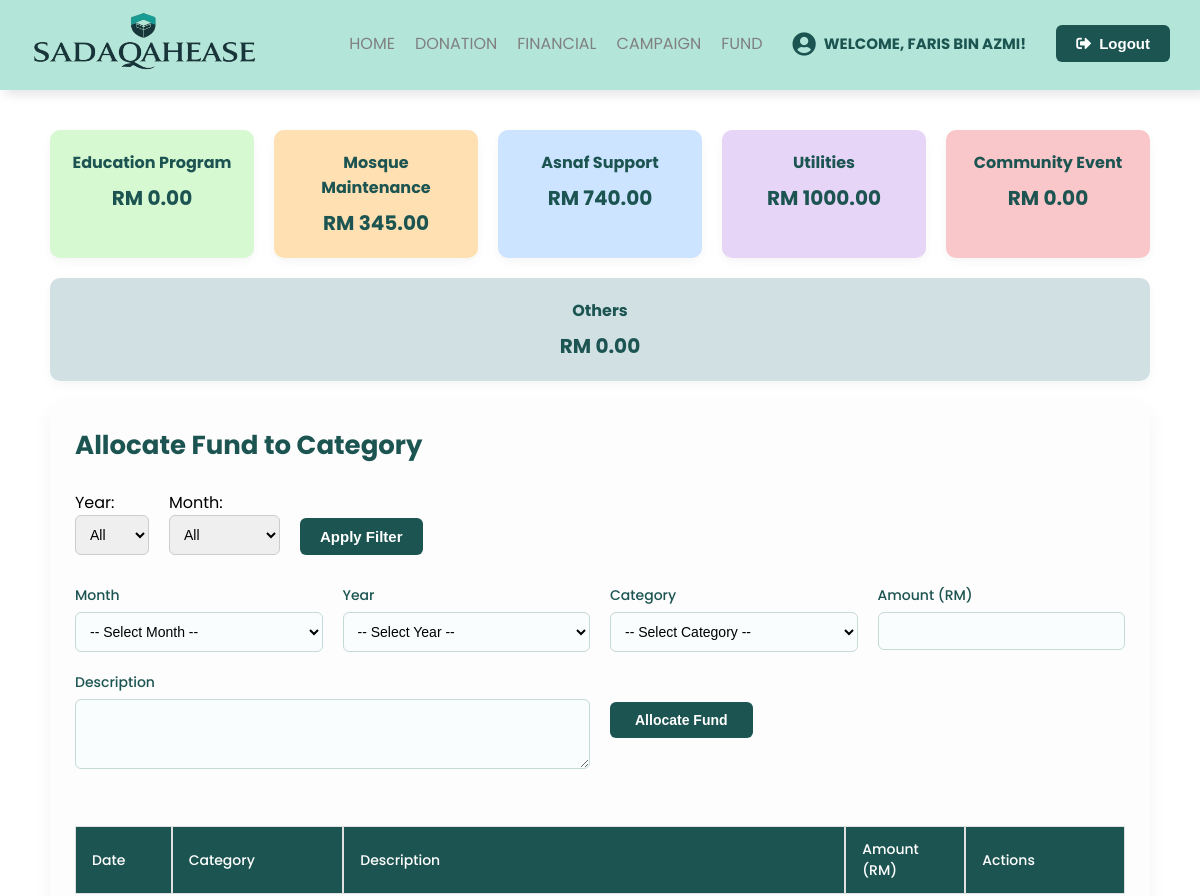
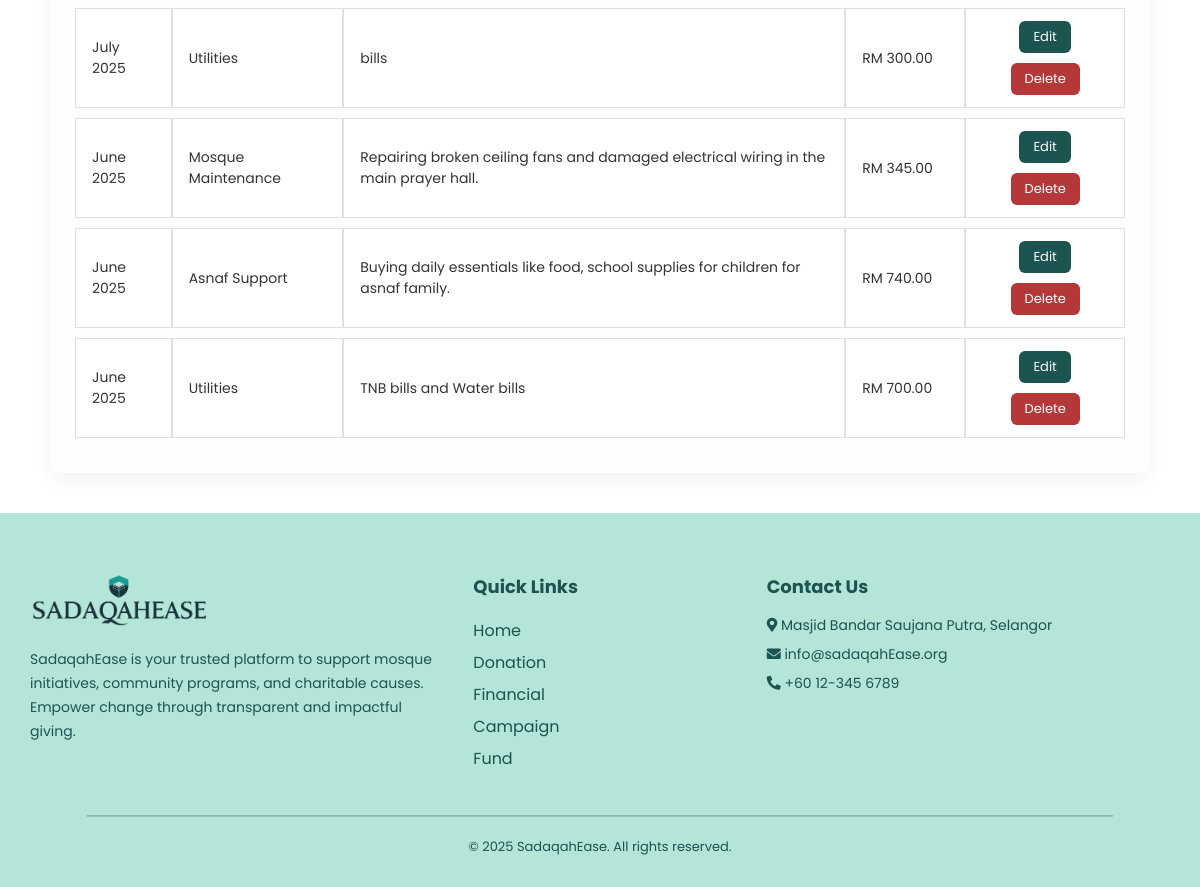
The page /allocate-fund/ (signed in) on the database its author committed (2 pictures, top to bottom).
### SadaqahEase/models.py (models this page shows, shortened)
class Treasurer(models.Model):
    treasurerid = models.CharField(max_length=6, primary_key=True)
    name = models.CharField(max_length=100)
    email = models.EmailField()
    password = models.CharField(max_length=100)

class AllocateFund(models.Model):
    CATEGORY_CHOICES = [
        ('Education Program', 'Education Program'),
        ('Mosque Maintenance', 'Mosque Maintenance'),
        ('Asnaf Support', 'Asnaf Support'),
        ('Utilities', 'Utilities'),
        ('Community Event', 'Community Event'),
        ('Others', 'Others'),
    ]
    allocateid = models.AutoField(primary_key=True)
    date = models.DateField()
    category = models.CharField(max_length=50, choices=CATEGORY_CHOICES)
    amount = models.DecimalField(max_digits=10, decimal_places=2)
    description = models.TextField(max_length=200)
    recorded_by = models.ForeignKey(Treasurer, on_delete=models.SET_NULL, null=True)

### SadaqahEase/views.py (the view, shortened to what this page needs)
# urls.py: path('allocate-fund/', views.allocate_fund_page, name='allocate_fund_page'),
def allocate_fund_page(request):
    treasurer_id = request.session.get('treasurer_id')
    treasurer = get_object_or_404(Treasurer, treasurerid=treasurer_id)
    selected_year = request.GET.get('year')
    selected_month = request.GET.get('month')
    allocations = AllocateFund.objects.all().order_by('-date')
    if selected_year:
        allocations = allocations.filter(date__year=selected_year)
    if selected_month:
        allocations = allocations.filter(date__month=selected_month)
    all_years = AllocateFund.objects.dates('date', 'year', order='DESC')
    years = [y.year for y in all_years]
    if not years:
        current_year = date.today().year
        years = [current_year, current_year - 1]
    months = [(i, calendar.month_name[i]) for i in range(1, 13)]
    filtered_allocations = AllocateFund.objects.all()
    if selected_year:
        filtered_allocations = filtered_allocations.filter(date__year=selected_year)
    if selected_month:
        filtered_allocations = filtered_allocations.filter(date__month=selected_month)
    category_totals = {
        cat[0]: filtered_allocations.filter(category=cat[0]).aggregate(Sum('amount'))['amount__sum'] or 0
        for cat in AllocateFund.CATEGORY_CHOICES
    }
    total_allocated = filtered_allocations.aggregate(Sum('amount'))['amount__sum'] or 0
    context = {
        'treasurer': treasurer,
        'allocations': allocations,
        'years': years,
        'months': months,
        'total_allocated': total_allocated,
        'category_totals': category_totals,
    }
    return render(request, 'fund.html', context)

### SadaqahEase/templates/fund.html (shortened to what this page needs)
{% load static %}
<!DOCTYPE html>
<html lang="en">
<head>
  <link rel="stylesheet" href="https://cdnjs.cloudflare.com/ajax/libs/font-awesome/5.14.0/css/all.min.css">
</head>
<body>
<header>
  <div class="content flex_space">
    <div class="logo">
      <img src="{% static 'Sadaqahlogo.png' %}" alt="SadaqahEase Logo">
    </div>
    <div class="navbar">
      <ul id="menulist">
        <li><a href="{% url 'treasurer_mainpage' %}">Home</a></li>
        <li><a href="{% url 'record_donation_page' %}">Donation</a></li>
        <li><a href="{% url 'financial_page' %}">Financial</a></li>
        <li><a href="{% url 'manage_campaigns' %}">Campaign</a></li>
        <li><a href="{% url 'allocate_fund_page' %}">Fund</a></li>
        <li>
          <div class="welcome-message">
            <i class="fas fa-user-circle"></i>
            Welcome, {{ treasurer.name }}!
          </div>
        </li>
        <li>
          <form method="post" action="{% url 'logout' %}">
            <button type="submit" class="primary_btn">
              <i class="fas fa-sign-out-alt"></i> Logout
            </button>
          </form>
        </li>
      </ul>
    </div>
  </div>
</header>
<div class="summary-section">
  {% for category, total in category_totals.items %}
    {% with category|lower as catname %}
    <div class="summary-box
        {% if "education" in catname %}education{% elif "maintenance" in catname %}maintenance
        {% elif "asnaf" in catname %}asnaf{% elif "utilities" in catname %}utilities
        {% elif "community" in catname %}community{% elif "others" in catname %}others{% endif %}">
      <h3>{{ category }}</h3>
      <p>RM {{ total|floatformat:2 }}</p>
    </div>
    {% endwith %}
  {% endfor %}
</div>
<div class="container">
  <h1>Allocate Fund to Category</h1>
  <form method="get" class="filter-form">
    <div>
      <label>Year:</label><br />
      <select name="year">
        <option value="">All</option>
      </select>
    </div>
    <div>
      <label>Month:</label><br />
      <select name="month">
        <option value="">All</option>
      </select>
    </div>
    <div style="margin-top: 24px;">
      <button type="submit" class="primary_btn">Apply Filter</button>
    </div>
  </form>
  <form method="post" class="allocate-form">
<div>
  <label>Month</label>
  <select name="month" required>
    <option value="">-- Select Month --</option>
  </select>
</div>
<div>
  <label>Year</label>
  <select name="year" required>
    <option value="">-- Select Year --</option>
  </select>
</div>
    <div>
      <label>Category</label>
      <select name="category" required>
        <option value="">-- Select Category --</option>
      </select>
    </div>
    <div>
      <label>Amount (RM)</label>
      <input type="number" step="0.01" name="amount" required />
    </div>
    <div style="grid-column: span 2;">
      <label>Description</label>
      <textarea name="description" rows="3" required></textarea>
    </div>
    <div class="form-submit">
      <button type="submit" class="primary_btn">Allocate Fund</button>
    </div>
  </form>
  <table class="financial-table">
    <thead>
      <tr>
        <th>Date</th>
        <th>Category</th>
        <th>Description</th>
        <th>Amount (RM)</th>
        <th>Actions</th>
      </tr>
    </thead>
    <tbody>
      {% for item in allocations %}
      <tr>
        <td>{{ item.date|date:"F Y" }}</td>
        <td>{{ item.category }}</td>
        <td>{{ item.description }}</td>
        <td>RM {{ item.amount|floatformat:2 }}</td>
        <td>
          <a href="{% url 'edit_allocate_fund' item.allocateid %}" class="action-btn edit-btn">Edit</a>
          <a href="{% url 'delete_allocate_fund' item.allocateid %}" class="action-btn delete-btn" onclick="return confirm('Are you sure you want to delete this allocation?');">Delete</a>
        </td>
      </tr>
      {% empty %}
      <tr><td colspan="5" style="text-align: center;">No allocation records found.</td></tr>
      {% endfor %}
    </tbody>
  </table>
</div>
<footer  id="contact-section" style="background: rgb(179, 229, 216); color: #1c5451; padding: 60px 30px 30px;">
  <div style="display: flex; flex-wrap: wrap; justify-content: space-between; align-items: flex-start; gap: 40px; max-width: 1200px; margin: auto;">
    <div style="flex: 1 1 300px;">
      <img src="{% static 'Sadaqahlogo.png' %}" alt="SadaqahEase Logo" style="width: 180px; margin-bottom: 15px;">
      <p style="line-height: 1.7; font-size: 14px; color: #1c5451;">
        SadaqahEase is your trusted platform to support mosque initiatives, community programs, and charitable causes.
        Empower change through transparent and impactful giving.
      </p>
    </div>
    <div style="flex: 1 1 150px;">
      <h3 style="margin-bottom: 15px; font-size: 18px; color: #1c5451;">Quick Links</h3>
      <ul style="list-style: none; padding: 0; line-height: 2;">
        <li><a href="{% url 'treasurer_mainpage' %}"style="color: #1c5451; text-decoration: none;">Home</a></li>
        <li><a href="{% url 'record_donation_page' %}"style="color: #1c5451; text-decoration: none;">Donation</a></li>
        <li><a href="{% url 'financial_page' %}"style="color: #1c5451; text-decoration: none;">Financial</a></li>
        <li><a href="{% url 'manage_campaigns' %}"style="color: #1c5451; text-decoration: none;">Campaign</a></li>
        <li><a href="{% url 'allocate_fund_page' %}"style="color: #1c5451; text-decoration: none;">Fund</a></li>
      </ul>
    </div>
    <div style="flex: 1 1 300px;">
      <h3 style="margin-bottom: 15px; font-size: 18px; color: #1c5451;">Contact Us</h3>
      <p style="font-size: 14px; margin-bottom: 8px;"><i class="fas fa-map-marker-alt"></i> Masjid Bandar Saujana Putra, Selangor</p>
      <p style="font-size: 14px; margin-bottom: 8px;"><i class="fas fa-envelope"></i> info@sadaqahEase.org</p>
      <p style="font-size: 14px;"><i class="fas fa-phone-alt"></i> +60 12-345 6789</p>
    </div>
  </div>
  <hr style="margin: 40px auto 20px; border-color: rgba(28, 84, 81, 0.2); width: 90%;">
  <p style="text-align: center; font-size: 13px; color: #1c5451;">&copy; 2025 SadaqahEase. All rights reserved.</p>
</footer>
</body>
</html>

### SadaqahEase/templates/fund.html (style rules this page uses)
* { padding: 0; margin: 0; box-sizing: border-box; }
body { font-family: "Poppins", sans-serif; background-color: #fff; }
header a { text-decoration: none; }
li { list-style: none; }
.flex_space { display: flex; justify-content: space-between; align-items: center; }
button { border: none; background: none; transition: 0.5s; cursor: pointer; }
.primary_btn { padding: 10px 20px; background: #1c5451; font-weight: bold; color: white; border-radius: 6px; display: flex; align-items: center; justify-content: center; font-size: 15px; gap: 8px; }
.welcome-message { display: flex; align-items: center; gap: 8px; color: #1c5451; font-weight: bold; font-size: 15px; padding: 10px; }
.welcome-message i { font-size: 24px; transition: transform 0.3s ease, color 0.3s ease; }
header { height: 90px; padding: 0 20px; position: sticky; top: 0; z-index: 1000; background: rgb(179, 229, 216); box-shadow: 5px 5px 10px rgba(0, 0, 0, 0.1); }
header img { padding: 10px; width: 250px; height: 80px; }
header ul { display: flex; align-items: center; }
header ul li { margin: 0 10px; text-transform: uppercase; }
header ul li a { color: grey; transition: 0.3s; }
.summary-section { max-width: 1100px; margin: 40px auto 20px; display: flex; flex-wrap: wrap; justify-content: space-between; gap: 20px; }
.summary-box { flex: 1; min-width: 200px; background: #e0f7f5; padding: 20px; border-radius: 10px; text-align: center; box-shadow: 0 4px 10px rgba(0, 0, 0, 0.04); transition: transform 0.3s ease; color: #1c5451; background-color: #f0f0f0; }
.summary-box h3 { margin-bottom: 8px; font-size: 16px; }
.summary-box p { font-size: 20px; font-weight: bold; margin-top: 5px; }
.summary-box.education { background-color: #d7f9d2; }
.summary-box.maintenance { background-color: #ffe0b2; }
.summary-box.asnaf { background-color: #cce4ff; }
.summary-box.utilities { background-color: #e6d5f7; }
.summary-box.community { background-color: #f9c6c9; }
.summary-box.others { background-color: #d0e0e3; }
.container { max-width: 1100px; margin: 0 auto 40px; padding: 25px; background: #fdfdfd; border-radius: 12px; box-shadow: 0 8px 20px rgba(0, 0, 0, 0.05); }
h1 { color: #1c5451; font-size: 26px; margin-bottom: 25px; }
.filter-form { display: flex; gap: 20px; flex-wrap: wrap; align-items: flex-end; margin-bottom: 30px; }
.filter-form select { padding: 10px; border: 1px solid #ccc; border-radius: 6px; font-size: 14px; }
.allocate-form { display: grid; grid-template-columns: repeat(auto-fit, minmax(220px, 1fr)); gap: 20px; margin-bottom: 40px; }
.allocate-form label { color: #1c5451; font-weight: 500; margin-bottom: 6px; font-size: 14px; display: block; }
.allocate-form input, .allocate-form select, .allocate-form textarea { width: 100%; padding: 10px; border: 1px solid #c4dad7; border-radius: 6px; background-color: #f9fdfd; font-size: 14px; }
.allocate-form textarea { resize: vertical; }
.form-submit { grid-column: span 2; text-align: right; margin-top: -10px; }
.financial-table { width: 100%; border-collapse: separate; border-spacing: 0 10px; }
.financial-table th, .financial-table td { padding: 12px 16px; background: #fff; border: 1px solid #e0e0e0; font-size: 14px; color: #333; }
.financial-table th { background-color: #1c5451; color: white; text-align: left; font-size: 14px; font-weight: 500; }
.financial-table td:last-child { text-align: center; }
.action-btn { padding: 6px 14px; border-radius: 6px; color: #fff; font-size: 13px; margin: 0 4px; text-decoration: none; display: inline-block; transition: background-color 0.3s ease; }
.edit-btn { background-color: #1c5451; }
.delete-btn { background-color: #b53838; margin-top: 10px; }
.form-submit button.primary_btn { padding: 10px 25px; font-size: 14px; font-weight: bold; border-radius: 6px; margin-top: 40px; }

### rows shown on the page
Treasurer: name "FARIS BIN AZMI"
AllocateFund: category "Mosque Maintenance", amount "345.00", date "June 2025", description "Repairing broken ceiling fans and damaged electrical wiring in the main prayer hall."
AllocateFund: category "Asnaf Support", amount "740.00", date "June 2025", description "Buying daily essentials like food, school supplies for children for asnaf family."
AllocateFund: date "July 2025", category "Utilities", description "bills", amount "300.00"
AllocateFund: date "June 2025", category "Utilities", description "TNB bills and Water bills", amount "700.00"

### other values the page prints
{{ category }} "Education Program" "Utilities" "Community Event" "Others"
{{ total|floatformat:2 }} "0.00" "1000.00" "0.00" "0.00"
